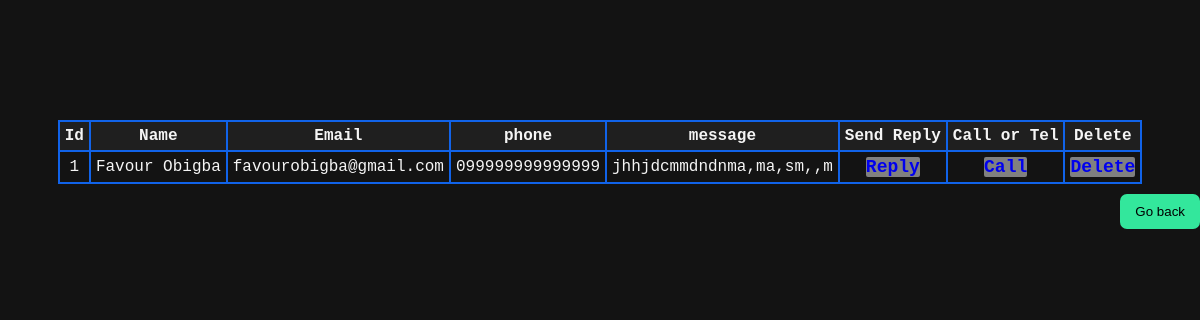
The page /admin/contacts.php on the database its author committed.
### tables this page shows
CREATE TABLE `contact` (
  `id` int(11) NOT NULL,
  `name` varchar(1000) NOT NULL,
  `email` varchar(1000) NOT NULL,
  `phone` varchar(1000) NOT NULL,
  `message` varchar(1000) NOT NULL
);

### admin/contacts.php (the view, shortened to what this page needs)
<?php
include"../php/process.php";
?>
<!DOCTYPE html>
<html lang="en">
<head>
     <link rel="stylesheet" href="../fontawesome/css/all.css">
     <link rel="stylesheet" href="contacts.css?<?php echo time()?>">
</head>
<body>
<table>
        <tr>
            <th>Id</th>
            <th>Name</th>
            <th>Email</th>
            <th>phone</th>
            <th>message</th>
            <th>Send Reply</th>
            <th>Call or Tel</th>
            <th>Delete</th>
          </tr>
          <?php
           $arg0 = "SELECT * FROM `contact`";
           $query0 = mysqli_query($connect, $arg0);
           while ($row = mysqli_fetch_assoc($query0)) {
               ?>
                <tr>
                    <td><?php echo $row['id']?></td>
                    <td><?php echo $row['name']?></td>
                    <td><?php echo $row['email']?></td>
                    <td><?php echo $row['phone']?></td>
                    <td><?php echo $row['message']?></td>
                    <td>
                         <a href="mailto:/<?php echo $row['email']?>">Reply</a>
                    </td>
                    <td>
                         <a href="tel:/<?php echo $row['phone']?>">Call</a>
                    </td>
                    <td>
                         <a href="contact.php? delete-contact=<?php echo $row['id']?>">Delete</a>
                    </td>
                </tr>
            <?php
        }
        ?>
     </table>
     <a href="dashboard.php"><button class="back">Go back</button></a>
</body>
</html>

### admin/contacts.css (style rules this page uses)
body { padding: 0px; margin: 0px; background-color: #131313; }
table { border-collapse:collapse; margin:auto; margin-top:10%; }
th { background-color: rgba(60, 60, 60, 0.3); border: 2px solid rgb(17, 99, 233); padding:5px; color: whitesmoke; font-family: 'Courier New', Courier, monospace; }
td { border: 2px solid rgb(17, 99, 233); padding:5px; text-align: center; color: whitesmoke; font-family: 'Courier New', Courier, monospace; }
td a { background-color: grey; text-decoration: none; font-size: 18px; font-family: 'Courier New', Courier, monospace; font-weight: bold; border-radius: 2px; }
.back { background-color: rgb(51, 231, 156); margin-top: 10px; float: right; padding: 10px 15px; border-radius: 7px; border: none; }

### rows shown on the page
contact: id "1", name "Favour Obigba", email "favourobigba@gmail.com", phone "099999999999999", message "jhhjdcmmdndnma,ma,sm,,m"
